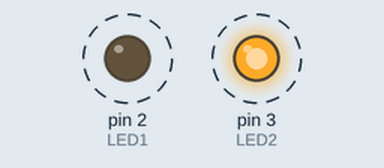
The program below on a simulated Arduino Nano, built with avr-gcc and run on an emulated ATmega328P. Parts: output pins drawn as LEDs (lit = HIGH). Dashed ring = blinking.

Above: at 0.5 s.
Timing chart, 0 to 4.6 s (numbered marks = the images above):
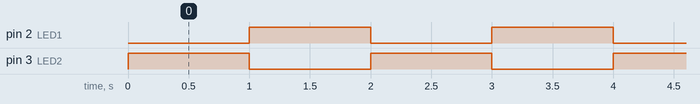

Measured:
- by itself, pin 2 (LED1), pin 3 (LED2): alternates HIGH for 1.0 s and LOW for 1.0 s

The program:

main.cpp
```cpp
#include <Arduino.h>

//Define LED connected to PIN
#define LED1 2
#define LED2 3

bool state = 0;  //Led state

void setup() {
  //Set the pins connected to LED as output
  pinMode(LED1, OUTPUT);
  pinMode(LED2, OUTPUT);
}

void loop() {
  //Toggle led
  digitalWrite(LED1, state);
  digitalWrite(LED2, !state);
  state = !state; //Invert the LED state
  delay(1000); //Wait 1 sec to toggle
}
```
